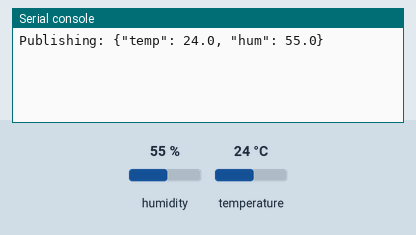
Bench run of a program on a simulated ESP32 board running MicroPython. On the bench: the last lines printed to the serial console. Inputs (shaded band) come from the test bench; at power-on: humidity 55 %, temperature 24 °C. WiFi joins after 1.5 s; no MQTT or app messages arrive unless stated.

Above: at 2.8 s.
2.9 s: humidity set to 22 %
At 4.9 s:
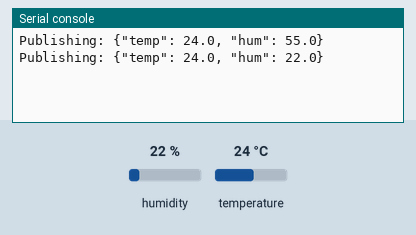
5.6 s: temperature set to 12 °C
At 6.1 s:
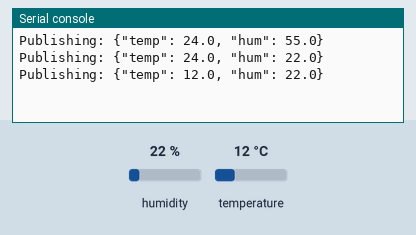
8.3 s: humidity set to 40 %
At 11.0 s:
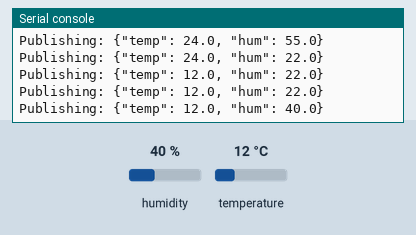
Timing chart, 0 to 12.5 s (numbered marks = the images above; inputs shaded):
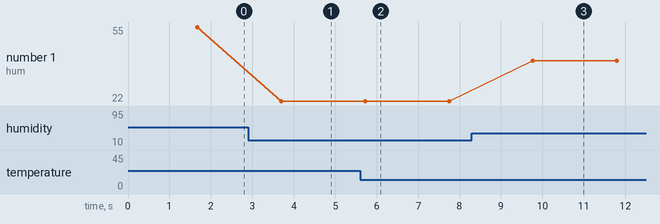

Measured:
- after the input at 2.9 s, the serial console: prints a new line after 0.80 s (image 1)
- after the input at 5.6 s, the serial console: prints a new line after 0.12 s (image 2)
- after the input at 8.3 s, the serial console: prints a new line after 1.5 s (image 3)
- plotted number 1: 55 → 22 after the input at 2.9 s, 22 → 40 after the input at 8.3 s

The program:

DHT11sensor.py
```python
import dht
import machine
import time
import network
import ujson
from umqtt.simple import MQTTClient

# Setup
ssid = 'Wokwi-GUEST'
password = ''
mqtt_broker = 'broker.hivemq.com'
mqtt_topic = 'esp32/dht'

# Connect Wi-Fi
wifi = network.WLAN(network.STA_IF)
wifi.active(True)
wifi.connect(ssid, password)
while not wifi.isconnected():
    time.sleep(0.1)

# DHT Sensor on GPIO 15
sensor = dht.DHT22(machine.Pin(15))

# MQTT setup
client = MQTTClient("esp32-dht", mqtt_broker)
client.connect()

while True:
    try:
        sensor.measure()
        temp = sensor.temperature()
        hum = sensor.humidity()
        payload = ujson.dumps({"temp": temp, "hum": hum})
        print("Publishing:", payload)
        client.publish(mqtt_topic, payload)
    except Exception as e:
        print("Error reading sensor:", e)
    time.sleep(2)
```
